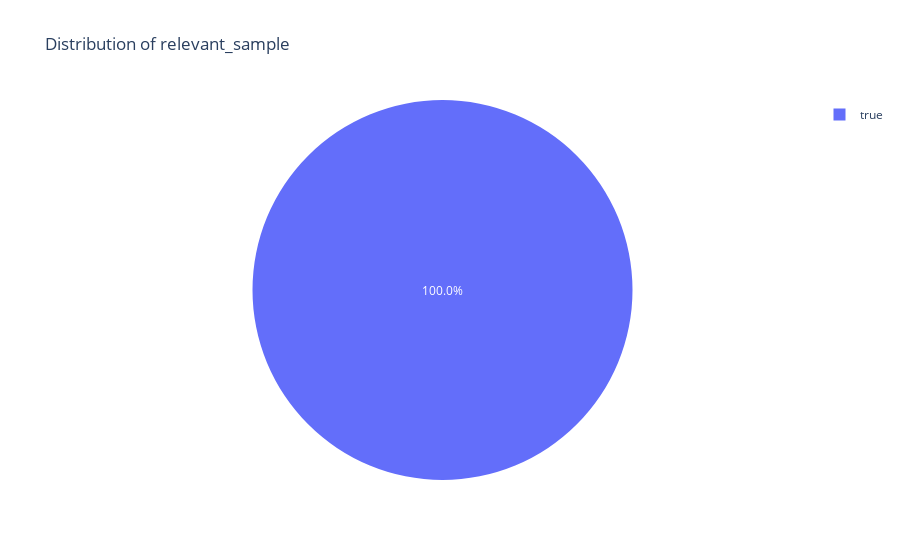
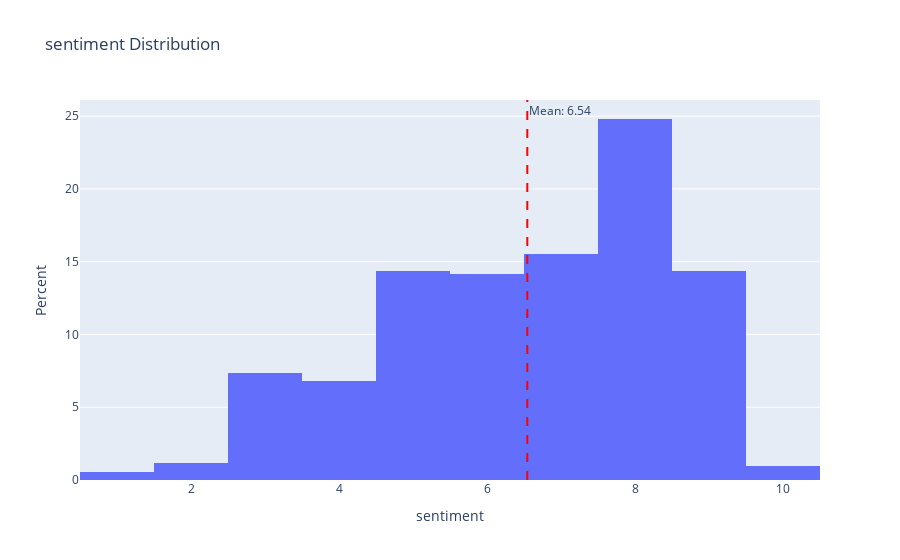
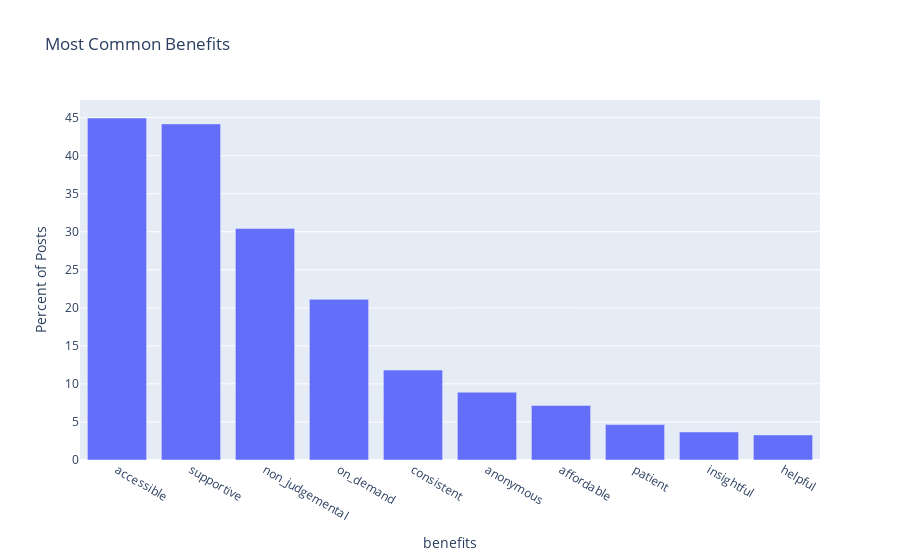
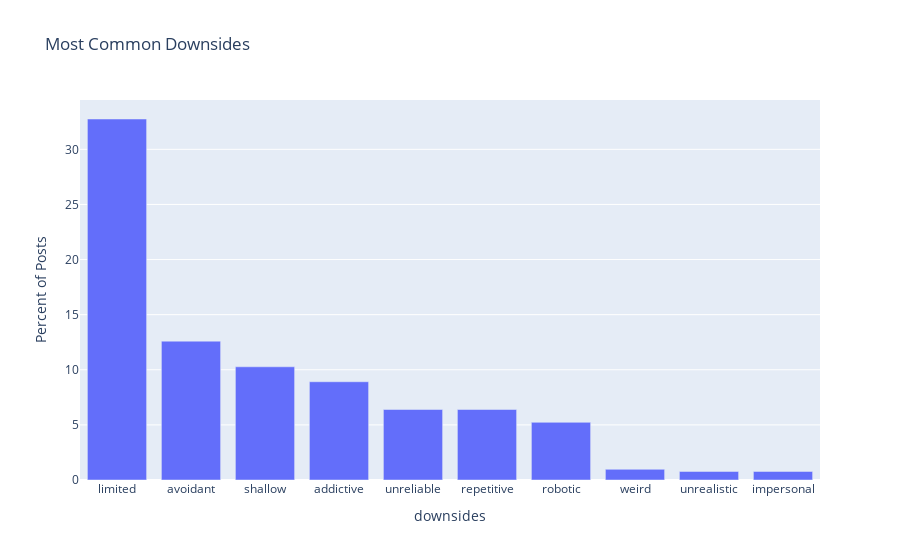

These figures' notebook cell, in order:
### Markdown cell above
# Analyze Extracted Fields

### Code cell
# Visualize fields based on their types defined in FIELDS
# Filter samples to only include relevant posts
plot_all_fields(samples, FIELDS, show_examples=True)

### Figure 1 — Plotly figure (JSON) as saved in the notebook; plotly's stock layout.template omitted (floating-point values rounded to 4 significant figures)
{"data": [{"domain": {"x": [0, 1], "y": [0, 1]}, "hovertemplate": "label=%{label}<br>value=%{value}<extra></extra>", "labels": [true], "legendgroup": "", "name": "", "showlegend": true, "texttemplate": "%{value:.1f}%", "type": "pie", "values": [100]}], "layout": {"legend": {"tracegroupgap": 0}, "title": {"text": "Distribution of relevant_sample"}}}

### Figure 2 — Plotly figure (JSON) as saved in the notebook; plotly's stock layout.template omitted (floating-point values rounded to 4 significant figures; data arrays with more than 128 entries replaced by an {"elided": "..."} marker saying what was removed)
{"data": [{"alignmentgroup": "True", "bingroup": "x", "histnorm": "percent", "hovertemplate": "sentiment=%{x}<br>count=%{y}<extra></extra>", "legendgroup": "", "marker": {"color": "#636efa", "pattern": {"shape": ""}}, "name": "", "nbinsx": 10, "offsetgroup": "", "orientation": "v", "showlegend": false, "type": "histogram", "x": {"elided": "516 int values"}, "xaxis": "x", "yaxis": "y"}], "layout": {"annotations": [{"showarrow": false, "text": "Mean: 6.54", "x": 6.545, "xanchor": "left", "xref": "x", "y": 1, "yanchor": "top", "yref": "y domain"}], "barmode": "relative", "legend": {"tracegroupgap": 0}, "shapes": [{"line": {"color": "red", "dash": "dash"}, "type": "line", "x0": 6.545, "x1": 6.545, "xref": "x", "y0": 0, "y1": 1, "yref": "y domain"}], "title": {"text": "sentiment Distribution"}, "xaxis": {"anchor": "y", "domain": [0, 1], "title": {"text": "sentiment"}}, "yaxis": {"anchor": "x", "domain": [0, 1], "title": {"text": "Percent"}}}}

### Figure 3 — Plotly figure (JSON) as saved in the notebook; plotly's stock layout.template omitted (floating-point values rounded to 4 significant figures)
{"data": [{"alignmentgroup": "True", "hovertemplate": "benefits=%{x}<br>percent=%{y}<extra></extra>", "legendgroup": "", "marker": {"color": "#636efa", "pattern": {"shape": ""}}, "name": "", "offsetgroup": "", "orientation": "v", "showlegend": false, "textposition": "auto", "type": "bar", "x": ["accessible", "supportive", "non_judgemental", "on_demand", "consistent", "anonymous", "affordable", "patient", "insightful", "helpful"], "xaxis": "x", "y": [44.96, 44.19, 30.43, 21.12, 11.82, 8.915, 7.171, 4.651, 3.682, 3.295], "yaxis": "y"}], "layout": {"barmode": "relative", "legend": {"tracegroupgap": 0}, "title": {"text": "Most Common Benefits"}, "xaxis": {"anchor": "y", "domain": [0, 1], "title": {"text": "benefits"}}, "yaxis": {"anchor": "x", "domain": [0, 1], "title": {"text": "Percent of Posts"}}}}

### Figure 4 — Plotly figure (JSON) as saved in the notebook; plotly's stock layout.template omitted (floating-point values rounded to 4 significant figures)
{"data": [{"alignmentgroup": "True", "hovertemplate": "downsides=%{x}<br>percent=%{y}<extra></extra>", "legendgroup": "", "marker": {"color": "#636efa", "pattern": {"shape": ""}}, "name": "", "offsetgroup": "", "orientation": "v", "showlegend": false, "textposition": "auto", "type": "bar", "x": ["limited", "avoidant", "shallow", "addictive", "unreliable", "repetitive", "robotic", "weird", "unrealistic", "impersonal"], "xaxis": "x", "y": [32.75, 12.6, 10.27, 8.915, 6.395, 6.395, 5.233, 0.969, 0.7752, 0.7752], "yaxis": "y"}], "layout": {"barmode": "relative", "legend": {"tracegroupgap": 0}, "title": {"text": "Most Common Downsides"}, "xaxis": {"anchor": "y", "domain": [0, 1], "title": {"text": "downsides"}}, "yaxis": {"anchor": "x", "domain": [0, 1], "title": {"text": "Percent of Posts"}}}}
